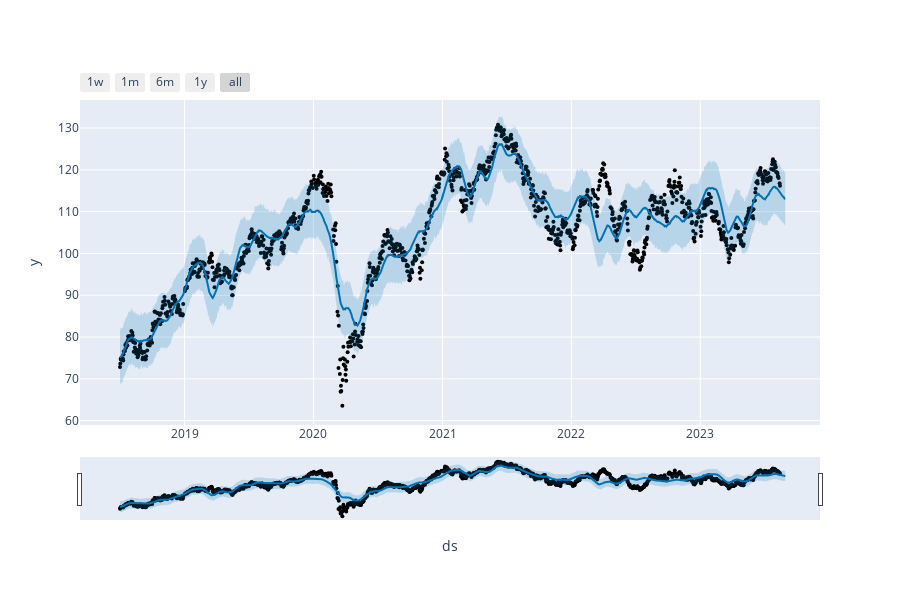

The notebook cell saved with this chart:
### Code cell
plot_plotly(m3, forecast3)

### Figure 1 — Plotly figure (JSON) as saved in the notebook; plotly's stock layout.template omitted (floating-point values rounded to 4 significant figures; data arrays with more than 128 entries replaced by an {"elided": "..."} marker saying what was removed)
{"data": [{"marker": {"color": "black", "size": 4}, "mode": "markers", "name": "Actual", "type": "scatter", "x": {"elided": "1272 str values"}, "y": {"elided": "1272 float values"}}, {"hoverinfo": "skip", "line": {"width": 0}, "mode": "lines", "type": "scatter", "x": {"elided": "1283 str values"}, "y": {"elided": "1283 float values"}}, {"fill": "tonexty", "fillcolor": "rgba(0, 114, 178, 0.2)", "line": {"color": "#0072B2", "width": 2}, "mode": "lines", "name": "Predicted", "type": "scatter", "x": {"elided": "1283 str values"}, "y": {"elided": "1283 float values"}}, {"fill": "tonexty", "fillcolor": "rgba(0, 114, 178, 0.2)", "hoverinfo": "skip", "line": {"width": 0}, "mode": "lines", "type": "scatter", "x": {"elided": "1283 str values"}, "y": {"elided": "1283 float values"}}], "layout": {"height": 600, "showlegend": false, "width": 900, "xaxis": {"rangeselector": {"buttons": [{"count": 7, "label": "1w", "step": "day", "stepmode": "backward"}, {"count": 1, "label": "1m", "step": "month", "stepmode": "backward"}, {"count": 6, "label": "6m", "step": "month", "stepmode": "backward"}, {"count": 1, "label": "1y", "step": "year", "stepmode": "backward"}, {"step": "all"}]}, "rangeslider": {"visible": true}, "title": {"text": "ds"}, "type": "date"}, "yaxis": {"title": {"text": "y"}}}}
